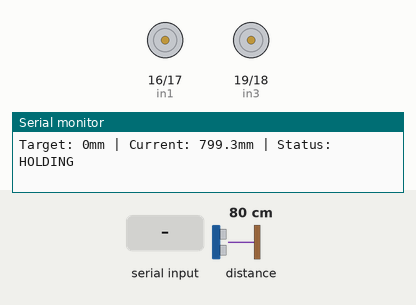
Recording of a sketch running on a simulated ESP32. On the bench: motor-driver pin pairs drawn as motors (green arrow = first pin HIGH = forward, orange = second pin HIGH = backward, longer = more drive, scaled by the enable pin), the last lines printed to the serial monitor. The inputs (shaded band) are chosen by the test bench; at power-on: distance to the obstacle 80 cm.

Above: at 1.2 s.
1.3 s: "90,45\n" received over Serial
At 2.5 s:
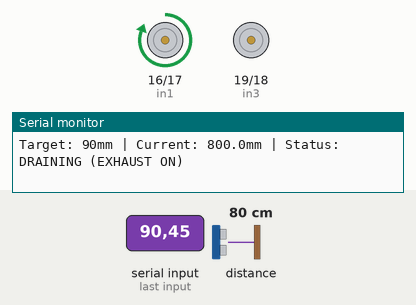
2.8 s: distance to the obstacle set to 12 cm
4.7 s: distance to the obstacle set to 9 cm
At 5.6 s:
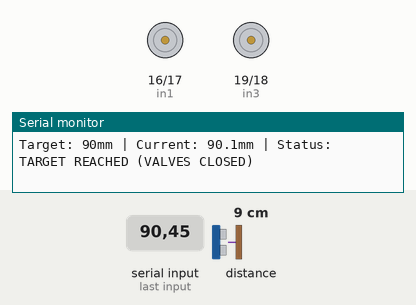
6.3 s: "200\n" received over Serial
At 7.4 s:
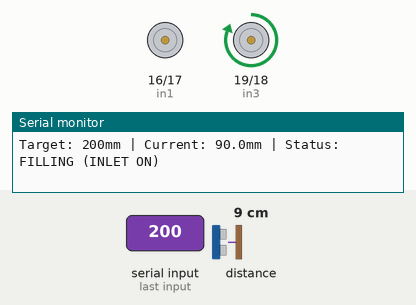
7.9 s: "30,150\n" received over Serial
At 9.1 s:
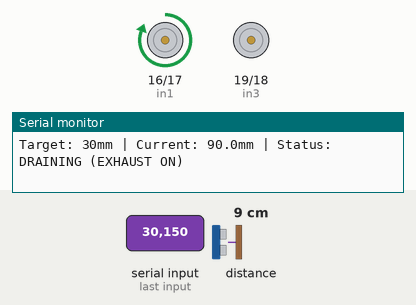
9.4 s: "90\n" received over Serial
At 10.8 s:
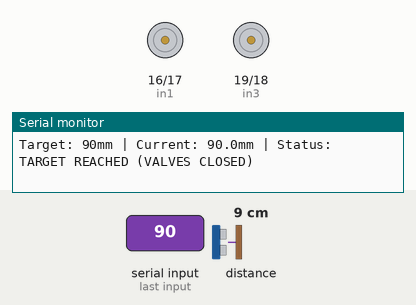
Timing chart, 0 to 11.9 s (numbered marks = the images above; inputs shaded):
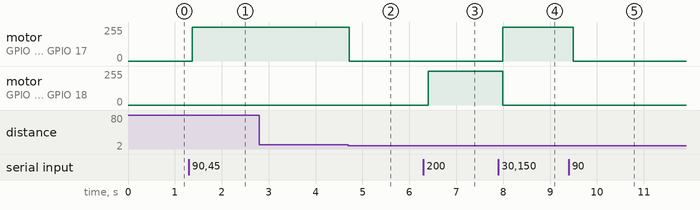

Measured:
- the behaviour switches between 11 and 10 cm on distance to the obstacle (found by bisection; images 1 and 2)
- after the input at 1.3 s, motor on GPIO 16 (in1) / GPIO 17 (in2): stopped → forward 255/255 after 0.07 s
- after the input at 4.7 s, motor on GPIO 16 (in1) / GPIO 17 (in2): forward 255/255 → stopped at once
- after the input at 6.3 s, motor on GPIO 19 (in3) / GPIO 18 (in4): stopped → forward 255/255 after 0.10 s
- after the input at 7.9 s, motor on GPIO 16 (in1) / GPIO 17 (in2): stopped → forward 255/255 after 0.09 s; motor on GPIO 19 (in3) / GPIO 18 (in4): forward 255/255 → stopped after 0.09 s
- after the input at 9.4 s, motor on GPIO 16 (in1) / GPIO 17 (in2): forward 255/255 → stopped after 0.10 s

The sketch:

Bang_Bang_Control..ino
```cpp
#include <Wire.h>
#include <VL53L0X.h>

// --- Pin Definitions ---
// Motor 1 (Exhaust Solenoid)
const int enA = 25;
const int in1 = 16;
const int in2 = 17;


// Motor 2 (Inlet Solenoid)
const int enB = 26;
const int in3 = 19;
const int in4 = 18;


// --- Sensor & Control Variables ---
VL53L0X sensor;
float targetHeight = 0.0;    // Desired height in mm
float currentHeight = 0.0;   // Filtered distance in mm
const float tolerance = 20.0; // 20mm deadband

// --- Kalman Filter Variables ---
float Q = 0.5;
float R = 2.0;
float P = 1.0;
float X = 0.0;

float kalmanFilter(float measurement) {
  P = P + Q;
  float K = P / (P + R);
  X = X + K * (measurement - X);
  P = (1 - K) * P;
  return X;
}

void setup() {
  Serial.begin(115200);
  Wire.begin(21, 22);

  // Solenoid Control Pins
  pinMode(enA, OUTPUT);
  pinMode(enB, OUTPUT);
  pinMode(in1, OUTPUT);
  pinMode(in2, OUTPUT);
  pinMode(in3, OUTPUT);
  pinMode(in4, OUTPUT);

  // Start with valves closed
  stopExhaust();
  stopInlet();

  // Initialize ToF Sensor
  sensor.setTimeout(500);
  if (!sensor.init()) {
    Serial.println("VL53L0X not detected! Check wiring.");
    while (1);
  }

  // High accuracy mode (200ms)
  sensor.setMeasurementTimingBudget(200000);
  sensor.startContinuous();

  Serial.println("\n--- Bang-Bang Height Control Initialized ---");
  Serial.println("Type the target height (mm) and press ENTER.");
}

void loop() {
  // 1. Check for User Input (Target Height)
  if (Serial.available() > 0) {
    String input = Serial.readStringUntil('\n');
    float newTarget = input.toFloat();
    if (newTarget >= 0) {
      targetHeight = newTarget;
      Serial.print("\n>>> TARGET UPDATED TO: ");
      Serial.print(targetHeight);
      Serial.println(" mm <<<\n");
    }
  }

  // 2. Read ToF Sensor
  uint16_t raw = sensor.readRangeContinuousMillimeters();

  if (sensor.timeoutOccurred()) {
    Serial.println("SENSOR TIMEOUT");
    stopInlet();
    stopExhaust();
  } else {
    // Apply Kalman Filter
    currentHeight = kalmanFilter(raw);

    // 3. Bang-Bang Control Logic & Status Messaging
    String statusMsg = "HOLDING";

    if (targetHeight > 0) {
      float error = targetHeight - currentHeight;

      if (error > tolerance) {
        openInlet();
        stopExhaust();
        statusMsg = "FILLING (INLET ON)";
      }
      else if (error < -tolerance) {
        openExhaust();
        stopInlet();
        statusMsg = "DRAINING (EXHAUST ON)";
      }
      else {
        stopInlet();
        stopExhaust();
        statusMsg = "TARGET REACHED (VALVES CLOSED)";
      }
    }

    // 4. Continuous Serial Output
    // Format: [Target] [Current] [Status]
    Serial.print("Target: ");
    Serial.print(targetHeight, 0);
    Serial.print("mm | Current: ");
    Serial.print(currentHeight, 1);
    Serial.print("mm | Status: ");
    Serial.println(statusMsg);
  }

  delay(50); // High frequency output (approx 20Hz)
}

// --- Valve Control Functions ---

void openExhaust() {
  digitalWrite(enA, HIGH);
  digitalWrite(in1, HIGH);
  digitalWrite(in2, LOW);
}

void stopExhaust() {
  digitalWrite(enA, LOW);
  digitalWrite(in1, LOW);
  digitalWrite(in2, LOW);
}

void openInlet() {
  digitalWrite(enB, HIGH);
  digitalWrite(in3, HIGH);
  digitalWrite(in4, LOW);
}

void stopInlet() {
  digitalWrite(enB, LOW);
  digitalWrite(in3, LOW);
  digitalWrite(in4, LOW);
}
```
